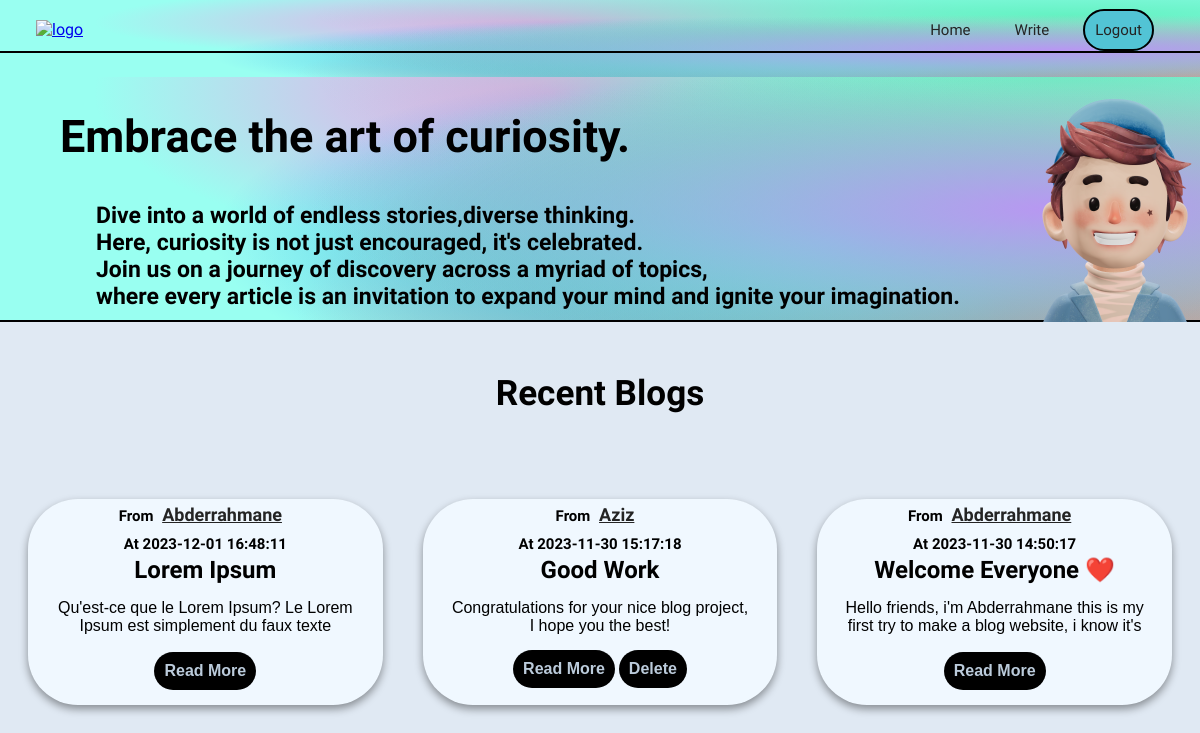
The app's page /home (signed in) with its own data.
### public/models.py (models this page shows)
class Post(db.Model):
    id = db.Column(db.Integer, primary_key=True)
    article = db.Column(db.Text, nullable=False)
    title = db.Column(db.Text, nullable=False)
    created_at = db.Column(db.DateTime(timezone=True), default=func.now())
    author = db.Column(db.Integer,
                       db.ForeignKey('user.id', ondelete="CASCADE"),
                       nullable=False)
    comments = db.relationship('Comment', backref='post', passive_deletes=True)

class User(db.Model, UserMixin):
    id = db.Column(db.Integer, primary_key=True)
    username = db.Column(db.String(50), unique=True, nullable=False)
    password = db.Column(db.String(60), nullable=False)
    email = db.Column(db.String(120), unique=True, nullable=False)
    created_at = db.Column(db.DateTime(timezone=True), default=func.now())
    posts = db.relationship('Post', backref='user', passive_deletes=True)
    comments = db.relationship('Comment', backref='user', passive_deletes=True)

### public/home.py (the view)
@views.route("/")
@views.route("/home")
def home():
    posts = Post.query.order_by(Post.created_at.desc()).all()
    return render_template("index.html", user=current_user, posts=posts)

### public/__init__.py (called while the page is built)
def create_app():
    app = Flask(__name__)
    app.config['SECRET_KEY'] = secret_key_hashed
    path = os.path.join(app.root_path, DB_NAME)
    app.config['SQLALCHEMY_DATABASE_URI'] = 'sqlite:///' + path
    db.init_app(app)
    from .home import views
    from .log import auth
    from .share import posts
    app.register_blueprint(views, url_prefix="/")
    app.register_blueprint(auth, url_prefix="/")
    app.register_blueprint(posts, url_prefix="/")
    from .models import User, Post, Comment
    create_database(app)
    login_manager = LoginManager()
    login_manager.login_view = "auth.login"
    login_manager.init_app(app)
    @login_manager.user_loader
    def load_user(id):
        return User.query.get(id)
    return app

### public/templates/index.html (shortened to what this page needs)
<!DOCTYPE html>
<html lang="en">
<head>
    <link rel="stylesheet" href="../static/styles/style.css">
</head>
<body>
    <header>
        <div>
            <div class="logo">
                <nav>
                    <a href="/"><img src="../static/images/—Pngtree—letter b logo_6059128.png" alt="logo"
                            width="60px"></a>
                    <ul>
                        <li><a href="/" class="home">Home</a></li>
                        <li><a href="/post" class="about">Write</a></li>
                        {% if user.is_authenticated %}
                        <li><a href="/logout" class="logout">Logout</a></li>
                        {% else %}
                        <li><a href="/login" class="login">Login</a></li>
                        <li><a href="/signup" class="start">Get Started</a></li>
                        {% endif %}
                    </ul>
                </nav>
            </div>
            <hr class="hr1">
        </div>
    </header>
    <div class="mini-header">
        <h2 class="title">Embrace the art of curiosity.</h2>
        {% if not user.is_authenticated %}
        <img src="../static/images/peeps-avatar-alpha.png" alt="" width="250" class="sapiens">
        {% else %}
        <img src="../static/images/peeps-avatar-alpha (2).png" alt="" width="250" class="sapiens1">
        {% endif %}
        <h3 class="intro">Dive into a world of endless stories,diverse thinking.<br>Here, curiosity is not just
            encouraged,
            it's celebrated.<br>Join us on a journey of discovery across a myriad of topics,<br>where every article is
            an
            invitation to expand your mind and ignite your imagination.</h3>
        <hr class="hr2">
    </div>
    <section class="container">
        <div class="recent">
            <h3>Recent Blogs</h3>
        </div>
        <div class="section">
            {% for post in posts %}
            <div class="card">
                <div class="content">
                    <h3>
                        From <a href="/posts/{{post.user.username}}" class="posts">{{ post.user.username }}</a><br> At
                        {{ post.created_at }}
                    </h3>
                    <h2>
                        {{ post.title }}
                    </h2>
                    <p>
                        {{ post.article }}
                    </p>
                    <a href="/blog/{{post.id}}" class="button"><strong>Read More</strong></a>
                    {% if user.id == post.author %}
                    <a href="/delete/{{post.id}}" class="button"><strong>Delete</strong></a>
                    {% endif %}
                </div>
            </div>
            {% endfor %}
        </div>
    </section>
</body>
</html>

### public/static/styles/style.css (style rules this page uses)
* { margin: 0px; padding: 0px; box-sizing: border-box; }
body { margin: 0; padding: 0; font-family: 'Dosis', sans-serif; background-color: #e0e9f3; }
header { position: fixed; width: 100%; height: 77px; }
header, .mini-header { background-color: #99fff1; background-image: radial-gradient(at 88% 65%, hsla(262, 78%, 77%, 1) 0px, transparent 50%), radial-gradient(at 69% 75%, hsla(167, 81%, 65%, 1) 0px, transparent 50%), radial-gradient(at 87% 65%, hsla(120, 82%, 74%, 1) 0px, transparent 50%), radial-gradient(at 89% 20%, hsla(160, 84%, 67%, 1) 0px, transparent 50%), radial-gradient(at 61% 74%, hsla(214, 99%, 62%, 1) 0px, transparent 50%), radial-gradient(at 84% 94%, hsla(1, 96%, 65%, 1) 0px, transparent 50%), radial-gradient(at 46% 29%, hsla(312, 89%, 79%, 1) 0px, transparent 50%); overflow: hidden; }
.logo { padding: 10px 3%; }
h2.title { padding: 160px 5%; margin-top: -50px; }
nav { display: flex; align-items: center; justify-content: space-between; }
nav ul li { display: inline-block; margin: 10px 10px; }
nav ul li a { color: #242424; text-decoration: none; font-size: 15px; padding: 10px; font-family: 'Exo 2', sans-serif; }
nav ul li a.start, nav ul li a.logout { border: 2px solid black; border-radius: 50px; width: max-content; background-color: #52C4D5; }
h2.title { font-family: 'Kdam Thmor Pro', sans-serif; font-size: 45px; }
h3.intro { font-size: 23px; margin-top: -150px; padding: 10px 8%; }
hr.hr1 { margin-top: -8px; }
hr.hr1, hr.hr2 { border: 1px solid black; }
section.container div.recent { width: 100%; display: flex; justify-content: center; margin-top: 50px; font-size: 30px; font-family: 'Kdam Thmor Pro', sans-serif; }
.section { width: 97%; margin: 75px auto; display: grid; grid-template-columns: repeat(auto-fit, minmax(250px, 1fr)); column-gap: 20px; }
section h2 { font-family: 'Dosis', sans-serif; overflow: hidden; }
.section h3 { font-family: 'Dosis', sans-serif; color: #000000; margin-bottom: 3px; font-size: 15px; }
section div.card { margin: 10px; box-shadow: 0px 4px 8px 0px rgba(0, 0, 0, 0.4); border-radius: 50px; background-color: aliceblue; }
section div.content { padding: 20px 10px; text-align: center; margin: -25px 0px -25px 0px; }
section p { font-family: "poppins", sans-serif; font-size: 16px; margin: 15px; max-height: 38px; overflow: hidden; }
section a { font-family: "poppins", sans-serif; padding: 10px; text-decoration: none; font-size: 16px; display: inline-block; background-color: black; color: #bbcbdb; border-radius: 50px; margin-bottom: 20px; }
.sapiens1 { margin-left: 990px; margin-top: -253px; margin-bottom: 10px; }
.section a.posts { background-color: transparent; color: #242424; margin: 0px; margin-left: -5px; font-family: 'Dosis', sans-serif; font-size: 18px; text-decoration: underline; }

### records on screen
Post: user.username "Abderrahmane", created_at "2023-12-01 16:48:11", title "Lorem Ipsum", article "Qu'est-ce que le Lorem Ipsum? Le Lorem Ipsum est simplement du faux texte…"
Post: user.username "Aziz", created_at "2023-11-30 15:17:18", title "Good Work", article "Congratulations for your nice blog project, I hope you the best!"
Post: user.username "Abderrahmane", created_at "2023-11-30 14:50:17", title "Welcome Everyone ❤️", article "Hello friends, i'm Abderrahmane this is my first try to make a blog website, i know it's…"
